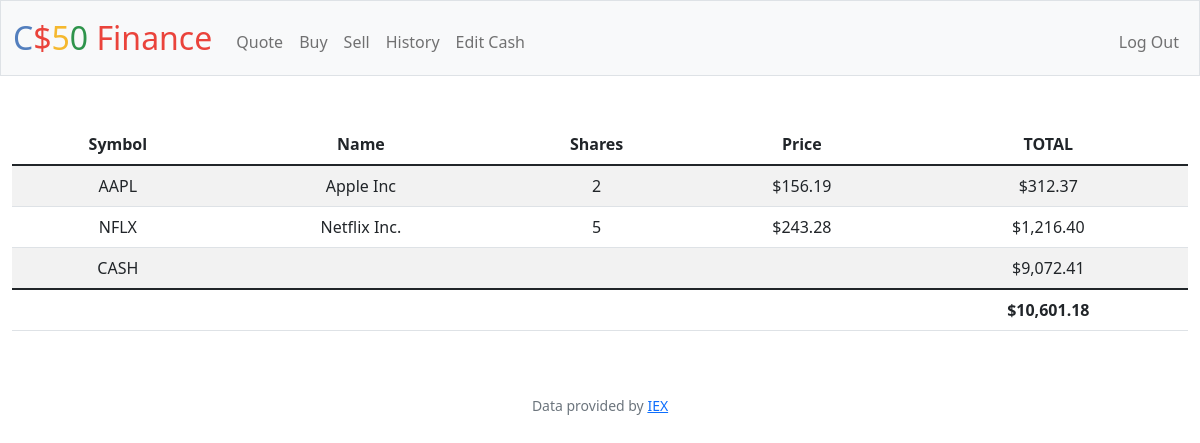
/ (signed in), run on the app's committed database.
### tables this page shows
CREATE TABLE 'transactions' ('id' INTEGER PRIMARY KEY AUTOINCREMENT NOT NULL, 'user_id' INTEGER NOT NULL, 'name' TEXT NOT NULL, 'shares' INTEGER NOT NULL, 'price' NUMERIC NOT NULL, 'type' TEXT NOT NULL, 'symbol' TEXT NOT NULL, 'time' DATETIME DEFAULT CURRENT_TIMESTAMP);

CREATE TABLE users (id INTEGER PRIMARY KEY AUTOINCREMENT NOT NULL, username TEXT NOT NULL, hash TEXT NOT NULL, cash NUMERIC NOT NULL DEFAULT 10000.00);

### app.py (the view)
@app.route("/")
@login_required
def index():
    user_id = session["user_id"]
    items = db.execute(
        "SELECT symbol, name, SUM(shares) as ttl_shares, price FROM transactions WHERE user_id = ? GROUP BY symbol", user_id)
    cash = db.execute("SELECT cash FROM users WHERE id = ?", user_id)[0]["cash"]
    total = cash
    for item in items:
        total += item["price"] * item["ttl_shares"]
    return render_template("index.html", items=items, cash=cash, usd=usd, total=total)

### app.py (called while the page is built)
@app.after_request
def after_request(response):
    response.headers["Cache-Control"] = "no-cache, no-store, must-revalidate"
    response.headers["Expires"] = 0
    response.headers["Pragma"] = "no-cache"
    return response

### helpers.py (called while the page is built)
def login_required(f):
    @wraps(f)
    def decorated_function(*args, **kwargs):
        if session.get("user_id") is None:
            return redirect("/login")
        return f(*args, **kwargs)
    return decorated_function

def usd(value):
    return f"${value:,.2f}"

### templates/index.html (shortened to what this page needs)
{% extends "layout.html" %}
{% block main %}
    <table class="table table-striped">
        <thead>
            <tr>
                <th>Symbol</th>
                <th>Name</th>
                <th>Shares</th>
                <th>Price</th>
                <th>TOTAL</th>
            </tr>
        </thead>
        <tbody>
            {% for item in items %}
            <tr>
                <td>{{ item["symbol"] }}</td>
                <td>{{ item["name"] }}</td>
                <td>{{ item["ttl_shares"] }}</td>
                <td>{{ usd(item["price"]) }}</td>
                <td>{{ usd(item["ttl_shares"] * item["price"]) }}</td>
            </tr>
            {% endfor %}
            <tr>
                <td>CASH</td>
                <td colspan="3"></td>
                <td>{{ usd(cash) }}</td>
            </tr>
        </tbody>
        <tfoot>
            <td colspan="4"></td>
            <td><strong>{{ usd(total) }}</strong></td>
        </tfoot>
    </table>
{% endblock %}

### data on the page
transactions: symbol "AAPL", name "Apple Inc", ttl_shares "2", price "$156.19", ttl_shares "$312.37"
transactions: symbol "NFLX", name "Netflix Inc.", ttl_shares "5", price "$243.28", ttl_shares "$1,216.40"
users: cash "$9,072.41"

### other printed values
{{ usd(total) }} "$10,601.18"
